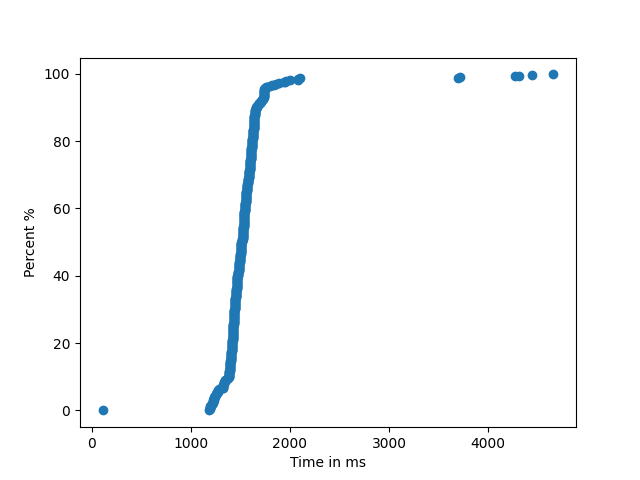

Python code for this plot:
import matplotlib.pyplot as plt
import pandas as pd
times = pd.read_csv("recorded_data.csv")
times = times.values.tolist()
times.sort()
#round to 3 sig figs convert to miliseconds
times = [round(temp[1], 2)*1000 for temp in times]
percents = [x/5 for x in range(500)]
plt.scatter(times, percents)
plt.xlabel("Time in ms")
plt.ylabel("Percent %")
plt.savefig("percentplot.png")
plt.show()

